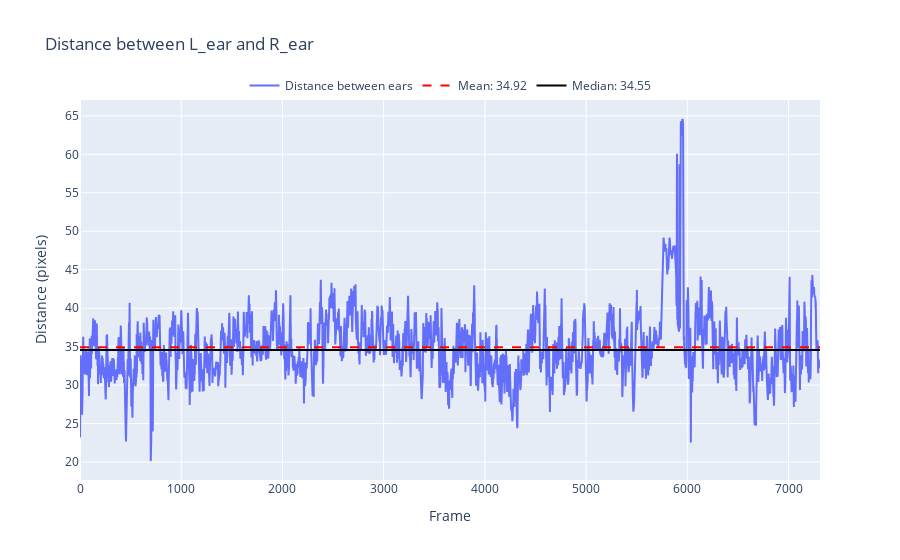

The cell this chart's notebook holds for it:
### Markdown cell above
---
#### 5. (Optional, but recommended) If we want to scale our data from pixels to cm, we can use a measured distance between two bodyparts (e.g. the distance between both ears).

### Code cell
# plot scale
scale = rst.find_scale_factor(df_smooth, measured_dist, measured_points, print_results=True)

### Figure 1 — Plotly figure (JSON) as saved in the notebook; plotly's stock layout.template omitted (floating-point values rounded to 4 significant figures; data arrays with more than 128 entries replaced by an {"elided": "..."} marker saying what was removed)
{"data": [{"mode": "lines", "name": "Distance between ears", "type": "scatter", "y": {"elided": "7312 float values"}}, {"line": {"color": "red", "dash": "dash"}, "mode": "lines", "name": "Mean: 34.92", "type": "scatter", "y": {"elided": "7312 float values"}}, {"line": {"color": "black"}, "mode": "lines", "name": "Median: 34.55", "type": "scatter", "y": {"elided": "7312 float values"}}], "layout": {"legend": {"orientation": "h", "x": 0.5, "xanchor": "center", "y": 1, "yanchor": "bottom"}, "title": {"text": "Distance between L_ear and R_ear"}, "xaxis": {"title": {"text": "Frame"}}, "yaxis": {"title": {"text": "Distance (pixels)"}}}}
